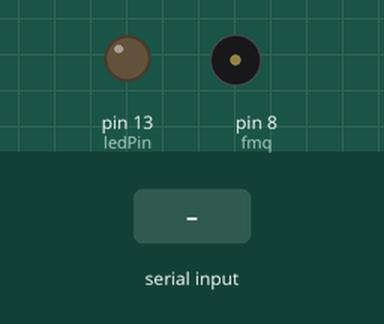
Simulated run of this sketch. Board: Arduino Uno, built with avr-gcc and run on an emulated ATmega328P. Parts: output pins drawn as LEDs (lit = HIGH), buzzer (waves = sounding). Inputs (shaded band) come from the test bench.

Above: at 1.2 s.
1.3 s: "1" received over Serial
At 1.55 s:
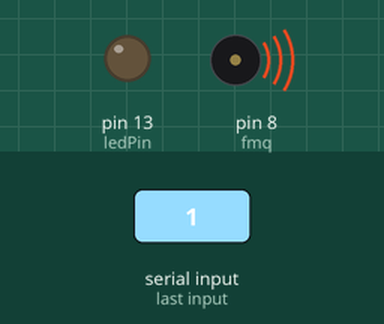
At 2.8 s:
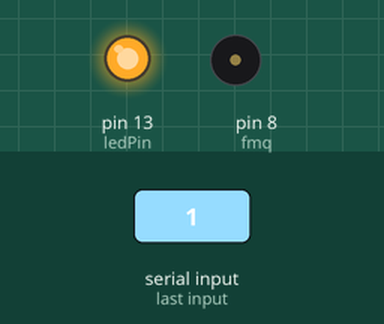
3.4 s: byte 1 (1) received over Serial
At 3.65 s:
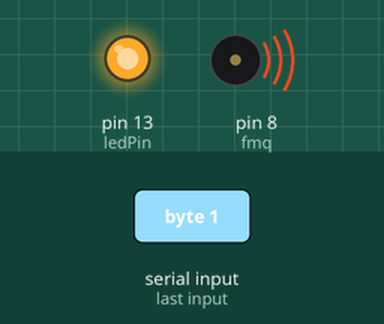
Timing chart, 0 to 6.4 s (numbered marks = the images above; inputs shaded):
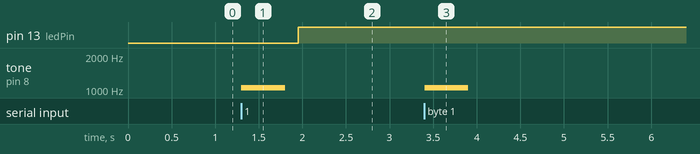

The sketch:

lian_ino.ino
```cpp
#define NOTE_B0  31
#define NOTE_C1  33
#define NOTE_CS1 35
#define NOTE_D1  37
#define NOTE_DS1 39
#define NOTE_E1  41
#define NOTE_F1  44
#define NOTE_FS1 46
#define NOTE_G1  49
#define NOTE_GS1 52
#define NOTE_A1  55
#define NOTE_AS1 58
#define NOTE_B1  62
#define NOTE_C2  65
#define NOTE_CS2 69
#define NOTE_D2  73
#define NOTE_DS2 78
#define NOTE_E2  82
#define NOTE_F2  87
#define NOTE_FS2 93
#define NOTE_G2  98
#define NOTE_GS2 104
#define NOTE_A2  110
#define NOTE_AS2 117
#define NOTE_B2  123
#define NOTE_C3  131
#define NOTE_CS3 139
#define NOTE_D3  147
#define NOTE_DS3 156
#define NOTE_E3  165
#define NOTE_F3  175
#define NOTE_FS3 185
#define NOTE_G3  196
#define NOTE_GS3 208
#define NOTE_A3  220
#define NOTE_AS3 233
#define NOTE_B3  247
#define NOTE_C4  262
#define NOTE_CS4 277
#define NOTE_D4  294
#define NOTE_DS4 311
#define NOTE_E4  330
#define NOTE_F4  349
#define NOTE_FS4 370
#define NOTE_G4  392
#define NOTE_GS4 415
#define NOTE_A4  440
#define NOTE_AS4 466
#define NOTE_B4  494
#define NOTE_C5  523
#define NOTE_CS5 554
#define NOTE_D5  587
#define NOTE_DS5 622
#define NOTE_E5  659
#define NOTE_F5  698
#define NOTE_FS5 740
#define NOTE_G5  784
#define NOTE_GS5 831
#define NOTE_A5  880
#define NOTE_AS5 932
#define NOTE_B5  988
#define NOTE_C6  1047
#define NOTE_CS6 1109
#define NOTE_D6  1175
#define NOTE_DS6 1245
#define NOTE_E6  1319
#define NOTE_F6  1397
#define NOTE_FS6 1480
#define NOTE_G6  1568
#define NOTE_GS6 1661
#define NOTE_A6  1760
#define NOTE_AS6 1865
#define NOTE_B6  1976
#define NOTE_C7  2093
#define NOTE_CS7 2217
#define NOTE_D7  2349
#define NOTE_DS7 2489
#define NOTE_E7  2637
#define NOTE_F7  2794
#define NOTE_FS7 2960
#define NOTE_G7  3136
#define NOTE_GS7 3322
#define NOTE_A7  3520
#define NOTE_AS7 3729
#define NOTE_B7  3951
#define NOTE_C8  4186
#define NOTE_CS8 4435
#define NOTE_D8  4699
#define NOTE_DS8 4978
boolean gg=true;
int a_data = 0; // 创建变量用于储存在串行端口收到的值
int ledPin = 13;//设定一个LED插口，用于检测收到的值
int fmq=8;
int n=0;
int thisNote=0;
int lastdata=0;
int melody[] = {NOTE_G5,NOTE_C6,NOTE_C6,NOTE_C6,NOTE_C6,NOTE_G5,NOTE_A5,NOTE_B5,NOTE_C6,NOTE_C6,
0,NOTE_E6,NOTE_C6,NOTE_D6,NOTE_E6,NOTE_G6,NOTE_G6,NOTE_G6,NOTE_E6,NOTE_E6,NOTE_C6,NOTE_E6,
NOTE_G6,NOTE_E6,NOTE_D6,NOTE_D6,NOTE_A6,NOTE_G6,NOTE_D6,NOTE_E6,NOTE_G6,NOTE_E6,NOTE_G6,NOTE_E6,NOTE_D6,
NOTE_E6,NOTE_C6,NOTE_D6,NOTE_E6,0,NOTE_G6,NOTE_A5,NOTE_C6,NOTE_C6,NOTE_E6,NOTE_E6,NOTE_G6,NOTE_G6,
NOTE_D6,NOTE_D6,NOTE_D6,NOTE_A5,NOTE_A5,NOTE_D6,NOTE_G5,NOTE_C6,NOTE_C6,NOTE_E6,NOTE_E6,NOTE_G6,NOTE_G6,
NOTE_C6,NOTE_E6,NOTE_G6,NOTE_G6,NOTE_A6,NOTE_G6,NOTE_E6,NOTE_C6,NOTE_G6,NOTE_G6,NOTE_G6,
NOTE_E6,0,NOTE_E6,0,NOTE_G5,NOTE_C6,NOTE_E5,NOTE_C6,NOTE_G6,NOTE_G6,NOTE_G6,NOTE_E6,0,NOTE_C6,0,NOTE_G5,NOTE_C6,NOTE_G5,NOTE_C6,NOTE_G5,NOTE_C6,NOTE_C6,0};
int noteDurations[] = {6,2,2,4,12,6,12,12,3,3,6,6,6,12,12,4,12,3,4,12,4,12,4,12,3,1.5,
3,3,3,3,6,3,6,6,12,12,4,12,3,3,4,12,6,6,4,12,4,12,6,6,6,4,12,2,6,2,6,2,6,1.5,1.5,4,12,
4,12,3,3,4,12,6,6,6,6,6,6,6,3,3,4,12,6,6,6,6,6,6,6,3,3,3,3,3,3,3,3};

void setup() {
  Serial.begin(9600);//定义数据传输率为9600比特
  pinMode(ledPin, OUTPUT);//定义13号插口为输出模式
//  pinMode(8,OUTPUT);

//  for (int thisNote = 0; thisNote < 95;thisNote++){
//
//     // to calculate the note duration, take one second
//     // divided by the note type.
//     int noteDuration = 1000/noteDurations[thisNote];
//     tone(8, melody[thisNote],noteDuration);
//
//     // to distinguish the notes, set a minimum time between them.
//     // the note's duration + 30% seems to work well:
//     int pauseBetweenNotes = noteDuration * 1.30;
//     delay(pauseBetweenNotes);
//     // stop the tone playing:
//     noTone(8);
//
//  }
}
void loop() {

  if (Serial.available() > 0) {// 在收到数据后再做出处理:


  if (gg){
  if (thisNote==95){thisNote=0;};
  thisNote=thisNote+1;

     // to calculate the note duration, take one second
     // divided by the note type.
     int noteDuration = 1000/noteDurations[thisNote];
    tone(fmq, melody[thisNote],noteDuration);

     // to distinguish the notes, set a minimum time between them.
     // the note's duration + 30% seems to work well:
     int pauseBetweenNotes = noteDuration * 1.30;
     delay(pauseBetweenNotes);
     // stop the tone playing:
     noTone(fmq);
  }

    a_data = Serial.read(); // 将收到的值储存在变量中
    if(a_data){//如果收到“1”（a_data为真），点亮LED，否则熄灭
      digitalWrite(ledPin, HIGH);
    }
    else{
      digitalWrite(ledPin, LOW);
      gg=false;thisNote=0;
    }
    if (lastdata==0&&a_data==1){gg=true;}
    lastdata=a_data;
  }
}
```

Measured:
- after the input at 1.3 s, pin 13 (ledPin): LOW → HIGH after 0.65 s; tone on pin 8 (fmq): silent → 1047 Hz at once, → silent 0.50 s later
- after the input at 3.4 s, tone on pin 8 (fmq): silent → 1047 Hz at once, → silent 0.50 s later
